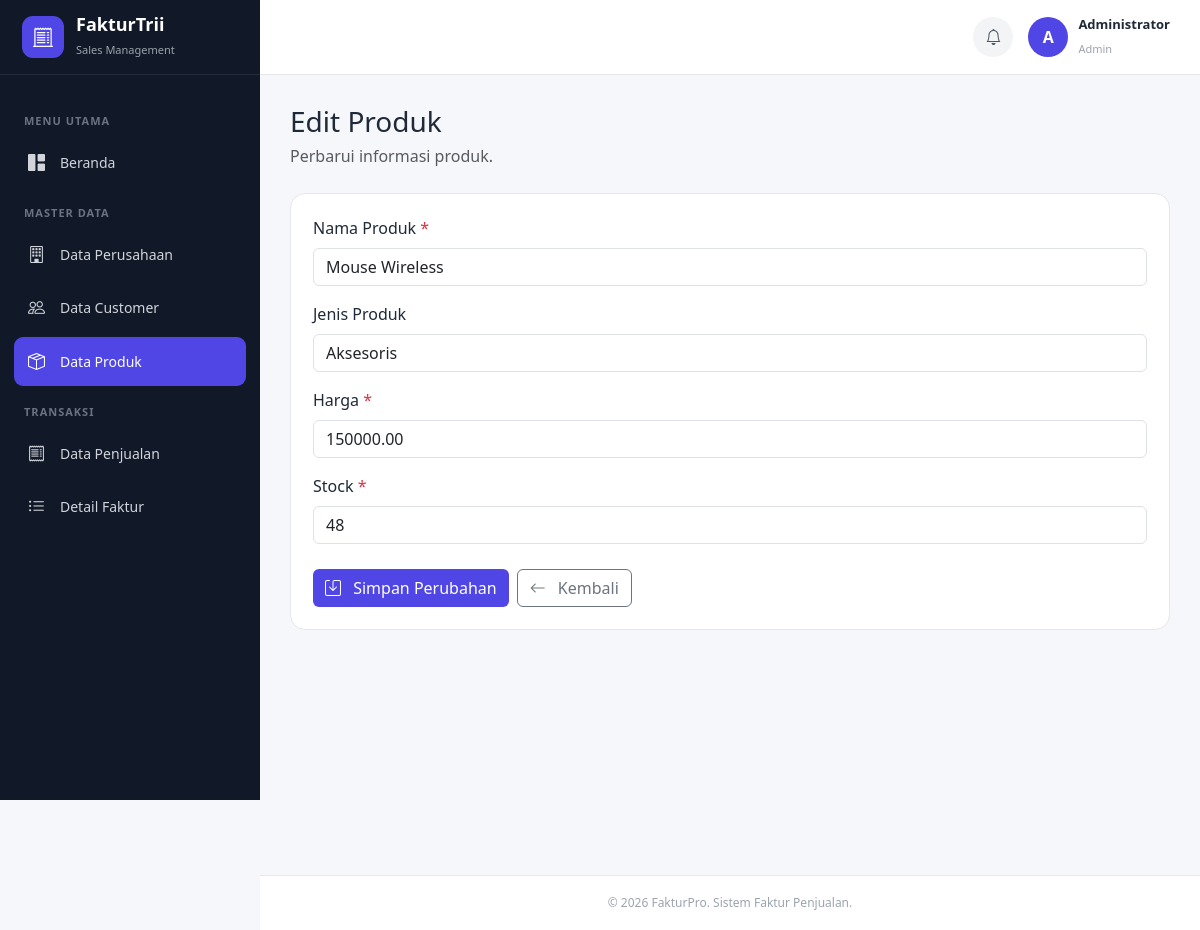
/produk/edit.php?id=2, run on the app's committed database.
### tables this page shows
CREATE TABLE `produk` (
  `id_produk` int(11) NOT NULL,
  `nama_produk` varchar(150) NOT NULL,
  `price` decimal(15,2) NOT NULL DEFAULT 0.00,
  `jenis` varchar(100) DEFAULT NULL,
  `stock` int(11) NOT NULL DEFAULT 0
);

### classes/Produk.php (called while the page is built, shortened)
<?php
class Produk
{
    private $conn;
    public function __construct($conn)
    {
        $this->conn = $conn;
    }
    public function getById($id)
    {
        $stmt = $this->conn->prepare(
            "SELECT * FROM produk WHERE id_produk = ?"
        );
        $stmt->bind_param("i", $id);
        $stmt->execute();
        return $stmt->get_result()->fetch_assoc();
    }
}

### produk/edit.php (the view, shortened to what this page needs)
<?php
require_once "../classes/Database.php";
require_once "../classes/Produk.php";
$database = new Database();
$conn = $database->getConnection();
$produk = new Produk($conn);
$id = isset($_GET['id'])
    ? (int) $_GET['id']
    : 0;
$data = $produk->getById($id);
?>
<?php include "../layouts/header.php"; ?>
<?php include "../layouts/navigation.php"; ?>
<?php include "../layouts/sidebar.php"; ?>
<main class="main-content">
    <div class="mb-4">
        <h3 class="mb-1">
            Edit Produk
        </h3>
        <p class="text-muted mb-0">
            Perbarui informasi produk.
        </p>
    </div>
    <div class="content-card">
        <form
            method="POST"
            action=""
        >
            <div class="mb-3">
                <label class="form-label">
                    Nama Produk
                    <span class="text-danger">
                        *
                    </span>
                </label>
                <input
                    type="text"
                    name="nama_produk"
                    class="form-control"
                    value="<?= htmlspecialchars($data['nama_produk']); ?>"
                    required
                >
            </div>
            <div class="mb-3">
                <label class="form-label">
                    Jenis Produk
                </label>
                <input
                    type="text"
                    name="jenis"
                    class="form-control"
                    value="<?= htmlspecialchars($data['jenis']); ?>"
                >
            </div>
            <div class="mb-3">
                <label class="form-label">
                    Harga
                    <span class="text-danger">
                        *
                    </span>
                </label>
                <input
                    type="number"
                    name="price"
                    class="form-control"
                    min="0"
                    step="0.01"
                    value="<?= htmlspecialchars($data['price']); ?>"
                    required
                >
            </div>
            <div class="mb-4">
                <label class="form-label">
                    Stock
                    <span class="text-danger">
                        *
                    </span>
                </label>
                <input
                    type="number"
                    name="stock"
                    class="form-control"
                    min="0"
                    value="<?= htmlspecialchars($data['stock']); ?>"
                    required
                >
            </div>
            <div class="d-flex gap-2">
                <button
                    type="submit"
                    name="update"
                    class="btn btn-primary-custom"
                >
                    <i class="bi bi-save me-2"></i>
                    Simpan Perubahan
                </button>
                <a
                    href="index.php"
                    class="btn btn-outline-secondary"
                >
                    <i class="bi bi-arrow-left me-2"></i>
                    Kembali
                </a>
            </div>
        </form>
    </div>
</main>
<?php include "../layouts/footer.php"; ?>

### asset/css/style.css (style rules this page uses)
* { margin: 0; padding: 0; box-sizing: border-box; }
body { font-family: "Segoe UI", Tahoma, Geneva, Verdana, sans-serif; background: #f5f7fb; color: #1f2937; }
.main-content { padding: 30px; }
.content-card { background: white; border: 1px solid #e5e7eb; border-radius: 15px; padding: 22px; height: 100%; }
.btn-primary-custom { background: #4f46e5; border: none; color: white; }
.d-flex { display: flex; }
.mb-1 { margin-bottom: 5px !important; }
.mb-4 { margin-bottom: 25px !important; }

### data on the page
produk: nama_produk "Mouse Wireless", jenis "Aksesoris", price "150000.00", stock "48"
